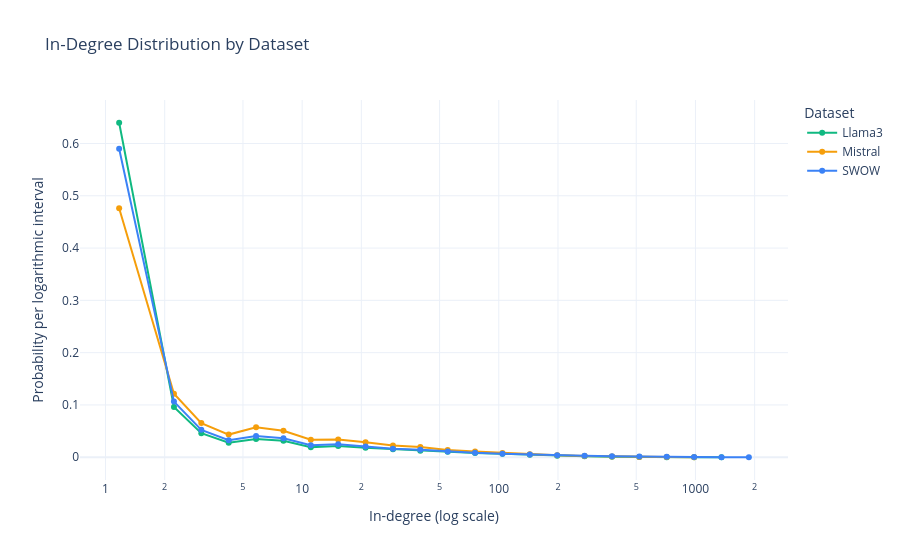

The cell this chart's notebook holds for it:
### Markdown cell above
#### In-Degree Distribution

After identifying the most connected nodes, we will examine how incoming connections are distributed across the semantic networks.

The in-degree of a node represents the number of distinct cue words that produce it as a response.

We want to investigate whether most nodes receive relatively few incoming connections, while a smaller number of nodes are associated with many different cues.

Since the networks contain nodes with very different degrees, we will use a logarithmic scale to make the distribution easier to visualize.

### Code cell
# compare in-degree distributions using logarithmic intervals

degree_data = pd.concat(
    [
        df[["node", "in_degree"]].assign(Dataset=name)
        for name, df in node_degrees.items()
    ],
    ignore_index=True
)

positive_degrees = degree_data[degree_data["in_degree"] > 0].copy()

max_degree = positive_degrees["in_degree"].max()
bins = np.logspace(0, np.log10(max_degree + 1), 25)

positive_degrees["degree_bin"] = pd.cut(
    positive_degrees["in_degree"],
    bins=bins,
    include_lowest=True
)

distribution = (
    positive_degrees
    .groupby(["Dataset", "degree_bin"], observed=True)
    .size()
    .rename("count")
    .reset_index()
)

distribution["probability"] = (
    distribution["count"]
    / distribution.groupby("Dataset")["count"].transform("sum")
)

distribution["bin_center"] = distribution["degree_bin"].apply(
    lambda interval: np.sqrt(interval.left * interval.right)
).astype(float)

fig = px.line(
    distribution,
    x="bin_center",
    y="probability",
    color="Dataset",
    markers=True,
    title="In-Degree Distribution by Dataset",
    color_discrete_map={
        "SWOW": "#3B82F6",
        "Llama3": "#10B981",
        "Mistral": "#F59E0B"
    }
)

fig.update_layout(
    xaxis_type="log",
    xaxis_title="In-degree (log scale)",
    yaxis_title="Probability per logarithmic interval",
    template="plotly_white"
)

fig.show()

### Figure 1 — Plotly figure (JSON) as saved in the notebook; plotly's stock layout.template omitted (floating-point values rounded to 4 significant figures)
{"data": [{"hovertemplate": "Dataset=Llama3<br>bin_center=%{x}<br>probability=%{y}<extra></extra>", "legendgroup": "Llama3", "line": {"color": "#10B981", "dash": "solid"}, "marker": {"symbol": "circle"}, "mode": "lines+markers", "name": "Llama3", "orientation": "v", "showlegend": true, "type": "scatter", "x": [1.173, 2.229, 3.071, 4.232, 5.83, 8.034, 11.07, 15.25, 21.02, 28.96, 39.9, 54.98, 75.76, 104.4, 143.8, 198.2, 273.1, 376.3, 518.5, 714.5, 984.4, 1356.0], "xaxis": "x", "y": [0.6396, 0.09625, 0.0461, 0.02784, 0.03501, 0.0315, 0.01928, 0.0216, 0.01821, 0.01532, 0.01265, 0.01046, 0.008017, 0.006575, 0.00467, 0.003001, 0.002063, 0.001135, 0.0004838, 0.0001777, 1.975e-05, 9.873e-06], "yaxis": "y"}, {"hovertemplate": "Dataset=Mistral<br>bin_center=%{x}<br>probability=%{y}<extra></extra>", "legendgroup": "Mistral", "line": {"color": "#F59E0B", "dash": "solid"}, "marker": {"symbol": "circle"}, "mode": "lines+markers", "name": "Mistral", "orientation": "v", "showlegend": true, "type": "scatter", "x": [1.173, 2.229, 3.071, 4.232, 5.83, 8.034, 11.07, 15.25, 21.02, 28.96, 39.9, 54.98, 75.76, 104.4, 143.8, 198.2, 273.1, 376.3, 518.5, 714.5, 984.4], "xaxis": "x", "y": [0.4762, 0.1214, 0.06539, 0.04336, 0.0575, 0.05052, 0.03335, 0.0339, 0.02849, 0.02259, 0.01983, 0.0139, 0.01091, 0.008053, 0.005876, 0.003603, 0.002346, 0.001427, 0.0006046, 0.000532, 0.0002418], "yaxis": "y"}, {"hovertemplate": "Dataset=SWOW<br>bin_center=%{x}<br>probability=%{y}<extra></extra>", "legendgroup": "SWOW", "line": {"color": "#3B82F6", "dash": "solid"}, "marker": {"symbol": "circle"}, "mode": "lines+markers", "name": "SWOW", "orientation": "v", "showlegend": true, "type": "scatter", "x": [1.173, 2.229, 3.071, 4.232, 5.83, 8.034, 11.07, 15.25, 21.02, 28.96, 39.9, 54.98, 75.76, 104.4, 143.8, 198.2, 273.1, 376.3, 518.5, 714.5, 984.4, 1356.0, 1869.0], "xaxis": "x", "y": [0.59, 0.1064, 0.05239, 0.03252, 0.04062, 0.03634, 0.02283, 0.02488, 0.02052, 0.01612, 0.01415, 0.01102, 0.008407, 0.006935, 0.005272, 0.004008, 0.002759, 0.002054, 0.001318, 0.0007817, 0.0003602, 0.0001609, 0.0001226], "yaxis": "y"}], "layout": {"legend": {"title": {"text": "Dataset"}, "tracegroupgap": 0}, "title": {"text": "In-Degree Distribution by Dataset"}, "xaxis": {"anchor": "y", "domain": [0, 1], "title": {"text": "In-degree (log scale)"}, "type": "log"}, "yaxis": {"anchor": "x", "domain": [0, 1], "title": {"text": "Probability per logarithmic interval"}}}}
